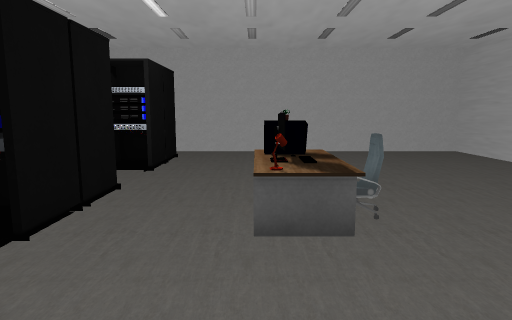
View 1 (above)

19 first-person views from a walk through a 3-D level made in the Unity game engine. The camera is 1.5 m above the floor, tilts 8° down and sees 75° across. Doors are open. The floor is counted in squares, 1 m on a side. Each view is taken from the middle of a square. On the plan, view 1 faces up. The plan holds only what a view shows up to about 15 squares ahead; the rest is blank. The place goes on beyond the plan. Some surface patterns are stand-ins.

View 2
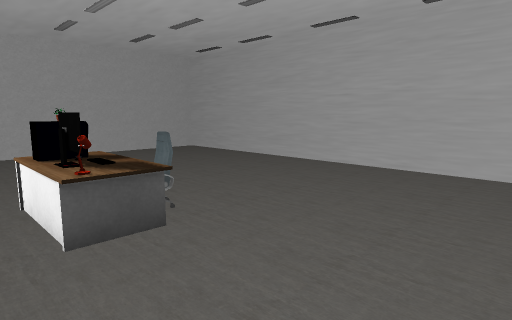

View 3
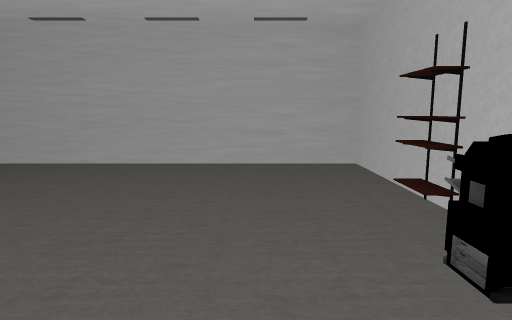

View 4
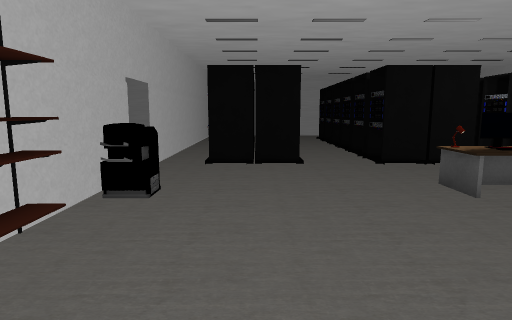

View 5
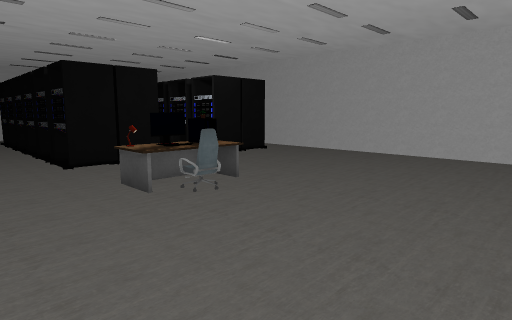

View 6
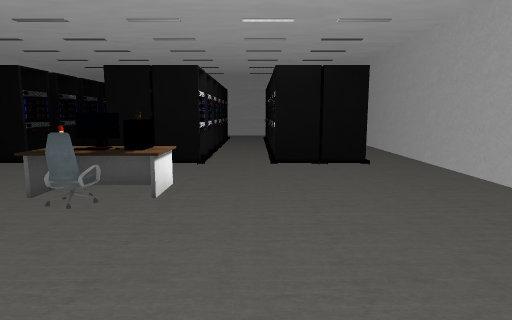

View 7
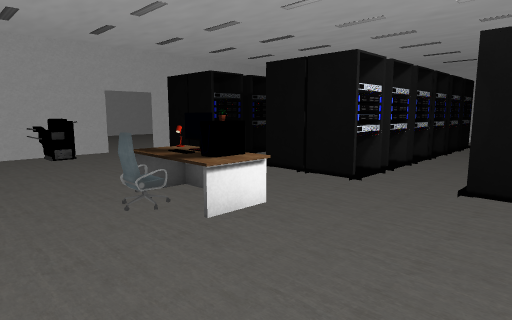

View 8
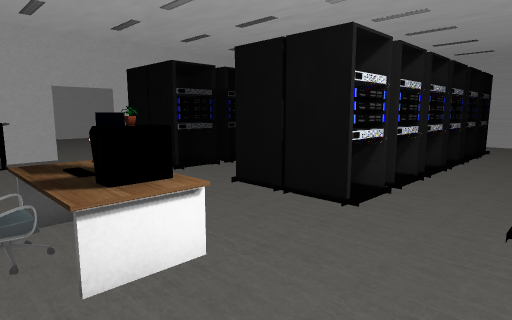

View 9
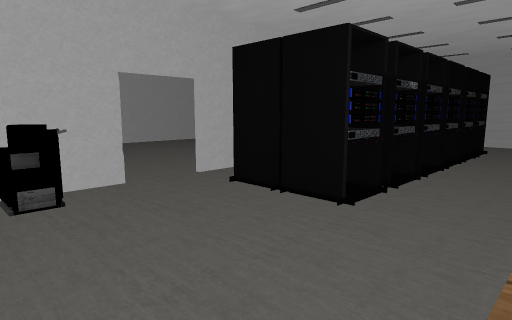

View 10
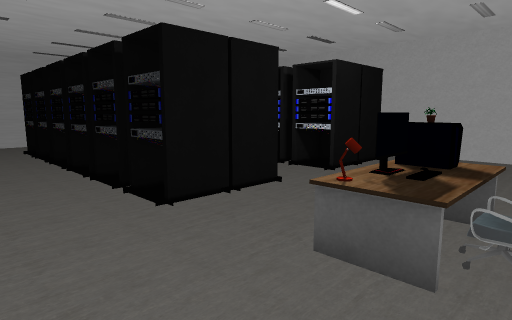

View 11
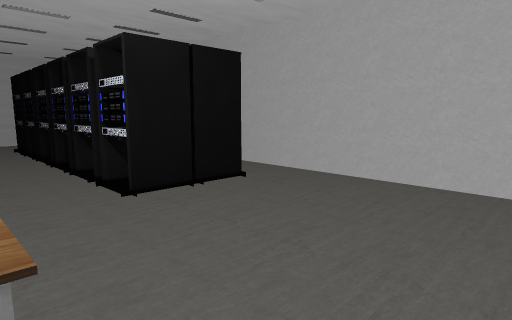

View 12
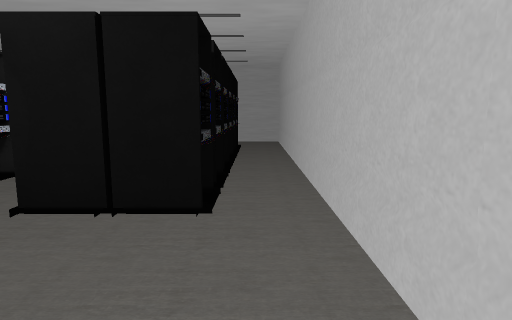

View 13
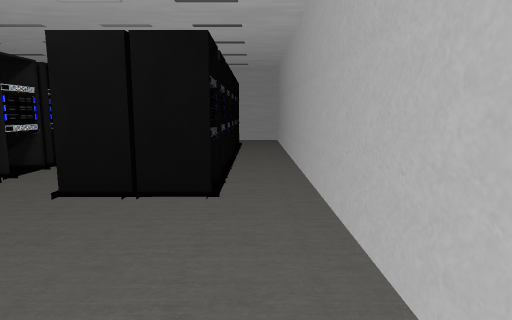

View 14
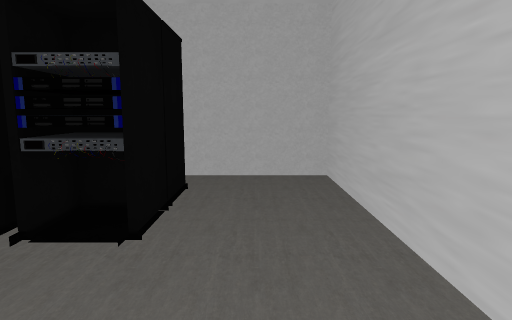

View 15
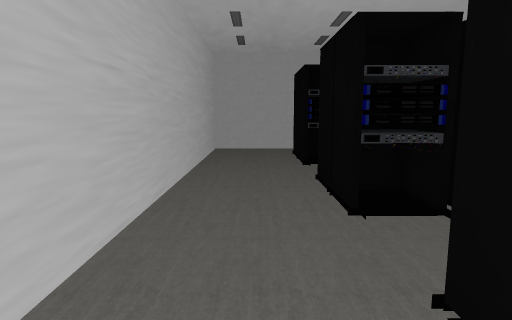

View 16
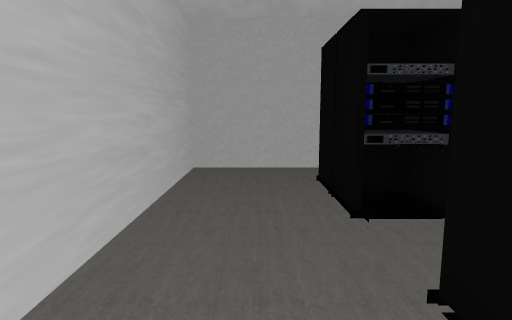

View 17
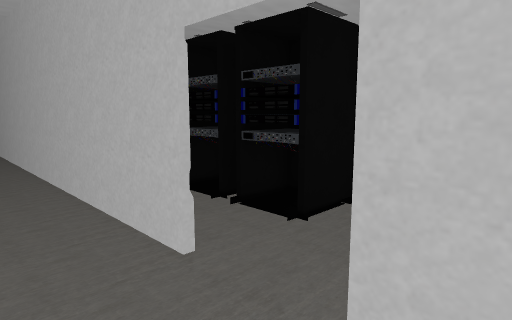

View 18
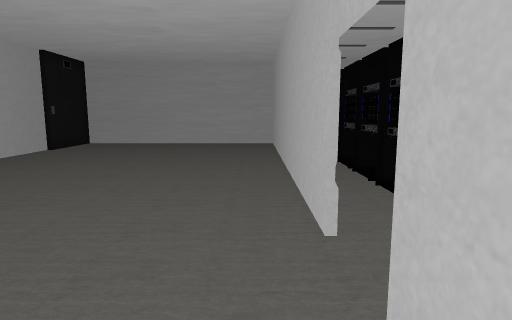

View 19
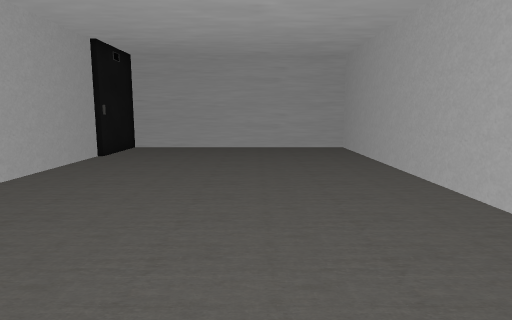

### Floor plan
Points are (right, up) in squares from view 1. A wall is a line through its corners. A room is listed if a view was taken in it or the views show most of it. See-through windows are left out.
Room 1 (views 1, 2, 3, 4, 5, 6, 7, 8, 9, 10, 11, 12, 13, 14, 15, 16)
walls: (-1.1, -3) (2.4, -3); (-8.1, -3) (-2.9, -3); (3.4, -3) (7.9, -3) (7.9, 13.2) (-15.7, 13.2) (-15.7, -3); (-15.8, -3) (-12.3, -3)
ways out: open door at (-2, -3) to room 2
objects: other object (-12, -1); other object (-12, 0) to (-12, 1); other object (-12, 4); other object (-12, 5) to (-12, 6); other object (-12, 9); other object (-12, 10) to (-12, 11); other object (-11, 0) to (-10, 1); other object (-11, 4) to (-10, 4); other object (-11, 5) to (-10, 6); other object (-11, 9) to (-10, 9); other object (-11, 10) to (-10, 11); other object (-9, -1) to (-8, -1); other object (-9, 1) to (-8, 1); other object (-9, 4) to (-8, 4); other object (-9, 6) to (-8, 6); other object (-9, 9) to (-8, 9); other object (-9, 11) to (-8, 11); other object (-7, -1); other object (-7, 0) to (-7, 1); other object (-7, 4); other object (-7, 5) to (-7, 6); other object (-7, 9); other object (-7, 10) to (-6, 11); other object (-6, -1) to (-5, -1); other object (-6, 0) to (-5, 1); other object (-6, 4) to (-5, 4); other object (-6, 5) to (-5, 6); other object (-6, 9) to (-4, 9); other object (-5, 10) to (-5, 11); other object (-4, -1) to (-3, -1); other object (-4, 1) to (-3, 1); other object (-4, 4) to (-3, 4); other object (-4, 6) to (-3, 6); other object (-4, 11) to (-3, 11); other object (-3, 9); other object (0, 4); other object (0, 5) to (0, 6); other object (1, -2); other object (1, 4); other object (1, 5) to (2, 5); other object (1, 6)
Room 2 (views 17, 18, 19)
walls: (-2.9, -3.1) (-15.8, -3.1); (0, -3.1) (-1.1, -3.1); (2.4, -3) (3.4, -3); (-12.5, -12.5) (-8.1, -12.5); (-15.7, -3) (-15.7, -12.4)
ways out: open door at (-2, -3) to room 1
objects: other object (-15, -13) to (-13, -13); other object (3, -3)

Positions as (right, up) in squares from view 1, and headings:
1: (0, 0), facing up
2: (-1, 0), facing up-right
3: (-2, 0), facing right
4: (7, 0), facing left
5: (7, 1), facing up-left
6: (7, 8), facing left
7: (4, 10), facing down-left
8: (2, 9), facing down-left
9: (2, 4), facing down-left
10: (2, 1), facing up-left
11: (3, 6), facing up-left
12: (2, 12), facing left
13: (3, 12), facing left
14: (-14, 5), facing down
15: (-14, -1), facing up
16: (-14, 4), facing up
17: (0, -5), facing up-left
18: (1, -4), facing left
19: (-1, -7), facing left
